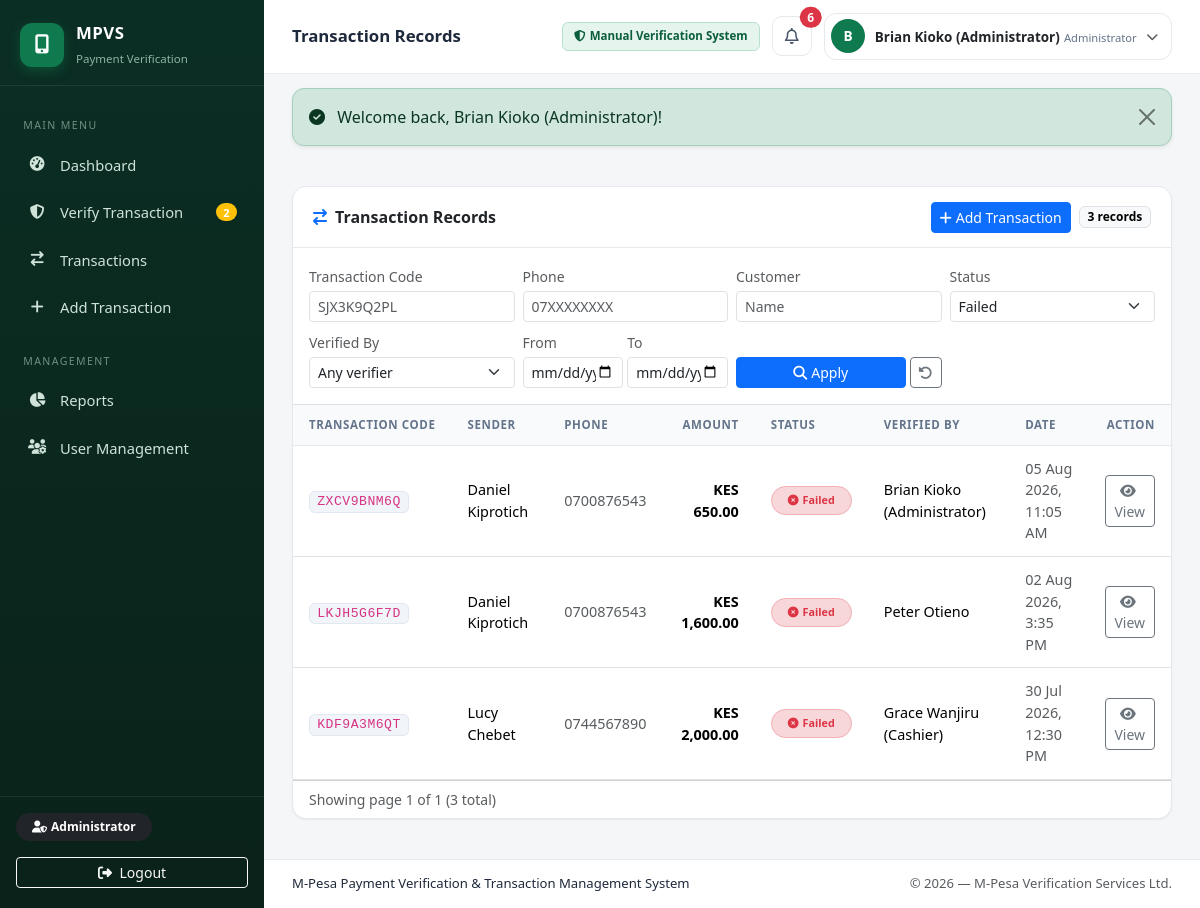
/public/transactions?status=failed (signed in), run on the app's committed database.
### tables this page shows
CREATE TABLE `users` (
  `id` int(10) UNSIGNED NOT NULL,
  `full_name` varchar(120) NOT NULL,
  `username` varchar(60) NOT NULL,
  `email` varchar(120) NOT NULL,
  `phone` varchar(20) DEFAULT NULL,
  `password_hash` varchar(255) NOT NULL,
  `role` enum('admin','staff') NOT NULL DEFAULT 'staff',
  `status` enum('pending','approved','rejected','inactive') NOT NULL DEFAULT 'pending',
  `last_login_at` datetime DEFAULT NULL,
  `created_at` datetime NOT NULL DEFAULT current_timestamp()
);

CREATE TABLE `transactions` (
  `id` int(10) UNSIGNED NOT NULL,
  `mpesa_code` varchar(20) NOT NULL COMMENT 'M-Pesa-style code (10 chars, unique)',
  `customer_id` int(10) UNSIGNED DEFAULT NULL,
  `phone` varchar(20) NOT NULL,
  `amount` decimal(12,2) NOT NULL DEFAULT 0.00,
  `status` enum('verified','failed','pending') NOT NULL DEFAULT 'pending',
  `verified_by` int(10) UNSIGNED DEFAULT NULL COMMENT 'Admin who verified/marked the payment',
  `verified_at` datetime DEFAULT NULL COMMENT 'When the payment was processed',
  `created_at` datetime NOT NULL DEFAULT current_timestamp()
);

CREATE TABLE `customers` (
  `id` int(10) UNSIGNED NOT NULL,
  `full_name` varchar(120) NOT NULL,
  `phone` varchar(20) NOT NULL,
  `email` varchar(120) DEFAULT NULL,
  `created_at` datetime NOT NULL DEFAULT current_timestamp()
);

### views/transactions/index.php (the view, shortened to what the rows shown need)
<div class="card dashboard-card">
    <div class="card-header bg-transparent d-flex flex-wrap justify-content-between align-items-center gap-2">
        <span><i class="fa-solid fa-arrow-right-arrow-left me-2 text-primary"></i>Transaction Records</span>
        <div class="d-flex align-items-center gap-2">
            <?php if ($user['role'] === 'admin'): ?>
                <a href="<?= url('transactions/create') ?>" class="btn btn-sm btn-primary"><i class="fa-solid fa-plus me-1"></i>Add Transaction</a>
            <?php endif; ?>
            <span class="badge text-bg-light border"><?= $total ?> record<?= $total === 1 ? '' : 's' ?></span>
        </div>
    </div>
    <div class="card-body border-bottom">
        <form method="get" action="<?= url('transactions') ?>" class="row g-2 align-items-end" id="filterForm">
            <div class="col-md-3">
                <label class="form-label small text-muted mb-1">Transaction Code</label>
                <input type="text" class="form-control form-control-sm" name="code" value="<?= e($filters['code']) ?>" placeholder="SJX3K9Q2PL">
            </div>
            <div class="col-md-3">
                <label class="form-label small text-muted mb-1">Phone</label>
                <input type="text" class="form-control form-control-sm" name="phone" value="<?= e($filters['phone']) ?>" placeholder="07XXXXXXXX">
            </div>
            <div class="col-md-3">
                <label class="form-label small text-muted mb-1">Customer</label>
                <input type="text" class="form-control form-control-sm" name="customer" value="<?= e($filters['customer']) ?>" placeholder="Name">
            </div>
            <div class="col-md-3">
                <label class="form-label small text-muted mb-1">Status</label>
                <select class="form-select form-select-sm" name="status">
                    <option value="failed" <?= $filters['status'] === 'failed' ? 'selected' : '' ?>>Failed</option>
                </select>
            </div>
            <div class="col-md-3">
                <label class="form-label small text-muted mb-1">Verified By</label>
                <select class="form-select form-select-sm" name="verifier">
                    <option value="">Any verifier</option>
                </select>
            </div>
            <div class="col-md-3">
                <div class="row g-1">
                    <div class="col-6">
                        <label class="form-label small text-muted mb-1">From</label>
                        <input type="date" class="form-control form-control-sm" name="date_from" value="<?= e($filters['date_from']) ?>">
                    </div>
                    <div class="col-6">
                        <label class="form-label small text-muted mb-1">To</label>
                        <input type="date" class="form-control form-control-sm" name="date_to" value="<?= e($filters['date_to']) ?>">
                    </div>
                </div>
            </div>
            <div class="col-md-3 d-flex gap-1">
                <button type="submit" class="btn btn-primary btn-sm flex-fill"><i class="fa-solid fa-magnifying-glass me-1"></i>Apply</button>
                <a href="<?= url('transactions') ?>" class="btn btn-outline-secondary btn-sm" title="Clear filters"><i class="fa-solid fa-rotate-left"></i></a>
            </div>
        </form>
    </div>
    <div class="table-responsive">
        <table class="table table-hover align-middle mb-0 dashboard-table">
            <thead>
                <tr>
                    <th>Transaction Code</th>
                    <th>Sender</th>
                    <th>Phone</th>
                    <th class="text-end">Amount</th>
                    <th>Status</th>
                    <th>Verified By</th>
                    <th>Date</th>
                    <th class="text-end">Action</th>
                </tr>
            </thead>
            <tbody>
                <?php if (empty($rows)): ?>
                    <tr>
                        <td colspan="8">
                            <div class="empty-state p-5">
                                <i class="fa-regular fa-folder-open text-muted"></i>
                                <h6 class="mt-3 mb-1">No transactions found</h6>
                                <p class="text-muted small mb-0">
                                    <?= $total > 0 ? 'No records match your filters. Try adjusting the search criteria.' : 'No payments verified yet. <a href="' . url('verify') . '">Verify your first transaction</a>.' ?>
                                </p>
                            </div>
                        </td>
                    </tr>
                <?php else: ?>
                    <?php foreach ($rows as $t): ?>
                        <tr>
                            <td><code class="mpesa-code"><?= e($t['mpesa_code']) ?></code></td>
                            <td class="fw-medium"><?= e($t['customer_name'] ?? '—') ?></td>
                            <td class="text-muted"><?= e($t['phone']) ?></td>
                            <td class="text-end fw-semibold"><?= e(money($t['amount'])) ?></td>
                            <td><?= status_badge($t['status']) ?></td>
                            <td>
                                <?php if ($t['verified_by'] !== null): ?>
                                    <?= e($t['verifier_name'] ?? '—') ?>
                                <?php else: ?>
                                    <span class="text-muted">—</span>
                                <?php endif; ?>
                            </td>
                            <td class="text-muted small"><?= e(format_datetime($t['verified_at'] ?? $t['created_at'])) ?></td>
                            <td class="text-end">
                                <a href="<?= url('transactions/show/' . $t['id']) ?>" class="btn btn-sm btn-outline-secondary">
                                    <i class="fa-solid fa-eye me-1"></i>View
                                </a>
                            </td>
                        </tr>
                    <?php endforeach; ?>
                <?php endif; ?>
            </tbody>
        </table>
    </div>
    <?php if (!empty($rows)): ?>
        <div class="card-footer bg-transparent d-flex justify-content-between align-items-center flex-wrap gap-2">
            <span class="small text-muted">Showing page <?= $page ?> of <?= $pages ?> (<?= $total ?> total)</span>
        </div>
    <?php endif; ?>
</div>

### app/core/Helpers.php (shortened to what the rows shown need)
<?php
function e(?string $value): string
{
    return htmlspecialchars($value ?? '', ENT_QUOTES, 'UTF-8');
}
function url(string $path = ''): string
{
    $base = defined('BASE_URL') ? BASE_URL : '';
    return $base . '/' . ltrim($path, '/');
}
function money($amount): string
{
    return DEFAULT_CURRENCY . ' ' . number_format((float) $amount, 2);
}
function format_datetime(?string $datetime, string $format = 'd M Y, g:i A'): string
{
    $ts = strtotime($datetime);
    return $ts ? date($format, $ts) : $datetime;
}
function status_badge(string $status): string
{
    $map = [
        'verified' => ['success', 'fa-circle-check'],
        'failed'   => ['danger', 'fa-circle-xmark'],
        'pending'  => ['warning', 'fa-clock'],
    ];
    [$color, $icon] = $map[$status] ?? ['secondary', 'fa-circle-question'];
    return '<span class="badge rounded-pill bg-' . $color . '-subtle text-' . $color
        . ' border border-' . $color . '-subtle px-3 py-2"><i class="fa-solid ' . $icon . ' me-1"></i>'
        . ucfirst(e($status)) . '</span>';
}
function role_badge(string $role): string
{
    if ($role === 'admin') {
        return '<span class="badge rounded-pill bg-dark px-3 py-2"><i class="fa-solid fa-user-shield me-1"></i>Administrator</span>';
    }
    return '<span class="badge rounded-pill bg-info-subtle text-info-emphasis border border-info-subtle px-3 py-2"><i class="fa-solid fa-user me-1"></i>Staff</span>';
}

### app/core/Router.php (shortened to what the rows shown need)
<?php
class Router
{
    private array $routes = [];
    public function get(string $path, string $action): void
    {
        $this->routes[] = ['GET', $path, $action];
    }
    public function post(string $path, string $action): void
    {
        $this->routes[] = ['POST', $path, $action];
    }
    public function dispatch(string $method, string $path): void
    {
        $path = trim($path, '/');
        foreach ($this->routes as [$routeMethod, $pattern, $action]) {
            if ($routeMethod !== $method) {
                continue;
            }
            $regex = preg_replace('#\{([a-zA-Z_]+)\}#', '(?P<$1>[^/]+)', $pattern);
            if (preg_match('#^' . $regex . '$#', $path, $matches)) {
                $params = array_filter($matches, 'is_string', ARRAY_FILTER_USE_KEY);
                $this->call($action, $params);
                return;
            }
        }
    }
    private function call(string $action, array $params): void
    {
        [$controllerName, $method] = explode('@', $action);
        $controller = new $class();
        $controller->{$method}($params);
    }
}

### views/layouts/app.php (shortened to what the rows shown need)
<?php
$currentPath = trim($_SERVER['REQUEST_URI'] ?? '', '/');
$currentPath = preg_replace('/\?.*$/', '', $currentPath);
$isActive = function (string $route) use ($currentPath): bool {
    return $currentPath === $route || ($route !== '' && str_starts_with($currentPath, $route . '/'));
};
$pageTitle = $title ?? APP_NAME;
?>
<!DOCTYPE html>
<html lang="en">
<head>
    <link rel="stylesheet" href="<?= url('assets/vendor/bootstrap/bootstrap.min.css') ?>">
    <link rel="stylesheet" href="<?= url('assets/vendor/fontawesome/all.min.css') ?>">
    <link rel="stylesheet" href="<?= url('assets/css/app.css') ?>">
</head>
<body>
<div class="app-wrapper">
    <aside class="sidebar" id="sidebar">
        <div class="sidebar-brand">
            <div class="brand-icon"><i class="fa-solid fa-mobile-screen-button"></i></div>
            <div class="brand-text">
                <strong><?= e(APP_NAME) ?></strong>
                <small>Payment Verification</small>
            </div>
        </div>
        <nav class="sidebar-nav">
            <p class="nav-section-label">Main Menu</p>
            <a href="<?= url('') ?>" class="nav-link <?= $isActive('') ? 'active' : '' ?>">
                <i class="fa-solid fa-gauge-high"></i><span>Dashboard</span>
            </a>
            <a href="<?= url('verify') ?>" class="nav-link <?= $isActive('verify') ? 'active' : '' ?>">
                <i class="fa-solid fa-shield-halved"></i><span>Verify Transaction</span>
                <?php if (!empty($pendingVerifications ?? 0)): ?>
                    <span class="badge rounded-pill bg-warning ms-auto"><?= (int) $pendingVerifications ?></span>
                <?php endif; ?>
            </a>
            <a href="<?= url('transactions') ?>" class="nav-link <?= $isActive('transactions') ? 'active' : '' ?>">
                <i class="fa-solid fa-arrow-right-arrow-left"></i><span>Transactions</span>
            </a>
            <?php if ($user['role'] === 'admin'): ?>
                <a href="<?= url('transactions/create') ?>" class="nav-link <?= $isActive('transactions/create') ? 'active' : '' ?>">
                    <i class="fa-solid fa-plus"></i><span>Add Transaction</span>
                </a>
                <p class="nav-section-label mt-4">Management</p>
                <a href="<?= url('reports') ?>" class="nav-link <?= $isActive('reports') ? 'active' : '' ?>">
                    <i class="fa-solid fa-chart-pie"></i><span>Reports</span>
                </a>
                <a href="<?= url('users') ?>" class="nav-link <?= $isActive('users') ? 'active' : '' ?>">
                    <i class="fa-solid fa-users-gear"></i><span>User Management</span>
                </a>
            <?php endif; ?>
        </nav>
        <div class="sidebar-footer">
            <?= role_badge($user['role']) ?>
            <a href="<?= url('logout') ?>" class="btn btn-sm btn-outline-light w-100 mt-3">
                <i class="fa-solid fa-right-from-bracket me-1"></i> Logout
            </a>
        </div>
    </aside>
    <main class="main-area">
        <header class="topbar">
            <h1 class="topbar-title"><?= e($pageTitle) ?></h1>
            <div class="topbar-right">
                <span class="badge manual-badge" title="<?= e(APP_MODE_DESCRIPTION) ?>">
                    <i class="fa-solid fa-shield-halved me-1"></i><?= e(APP_MODE_LABEL) ?>
                </span>
                <div class="dropdown">
                    <button class="btn btn-icon position-relative" data-bs-toggle="dropdown" aria-label="Notifications">
                        <i class="fa-regular fa-bell"></i>
                        <?php if (!empty($notifications ?? [])): ?>
                            <span class="position-absolute top-0 start-100 translate-middle badge rounded-pill bg-danger">
                                <?= count($notifications) ?>
                            </span>
                        <?php endif; ?>
                    </button>
                </div>
                <div class="dropdown">
                    <button class="btn user-chip" data-bs-toggle="dropdown" aria-label="Account menu">
                        <span class="user-avatar"><?= e(strtoupper(mb_substr($user['full_name'], 0, 1))) ?></span>
                        <span class="d-none d-md-inline user-chip-text">
                            <strong><?= e($user['full_name']) ?></strong>
                            <small><?= $user['role'] === 'admin' ? 'Administrator' : 'Business Staff' ?></small>
                        </span>
                        <i class="fa-solid fa-chevron-down fa-xs text-muted"></i>
                    </button>
                </div>
            </div>
        </header>
        <?php require VIEWS_PATH . '/partials/flash.php'; ?>
        <div class="page-content">
            <?= $content ?>
        </div>
        <footer class="app-footer">
            <span><?= e(APP_FULL_NAME) ?></span>
            <span class="text-muted">© <?= date('Y') ?> — <?= e(BUSINESS_NAME) ?></span>
        </footer>
    </main>
</div>
</body>
</html>

### data on the page
users: role "admin" (drawn), full_name "B", full_name "Brian Kioko (Administrator)"
transactions: mpesa_code "ZXCV9BNM6Q", customer.full_name "Daniel Kiprotich", phone "0700876543", amount "KES 650.00", status "Failed", verified_by.full_name "Brian Kioko (Administrator)", verified_at "05 Aug 2026, 11:05 AM"
transactions: mpesa_code "LKJH5G6F7D", customer.full_name "Daniel Kiprotich", phone "0700876543", amount "KES 1,600.00", status "Failed", verified_by.full_name "Peter Otieno", verified_at "02 Aug 2026, 3:35 PM"
transactions: mpesa_code "KDF9A3M6QT", customer.full_name "Lucy Chebet", phone "0744567890", amount "KES 2,000.00", status "Failed", verified_by.full_name "Grace Wanjiru (Cashier)", verified_at "30 Jul 2026, 12:30 PM"

### other printed values
count($notifications) "6"
$msg['message'] "Welcome back, Brian Kioko (Administrator)!"
$total "3"
$page "1"
$pages "1"
